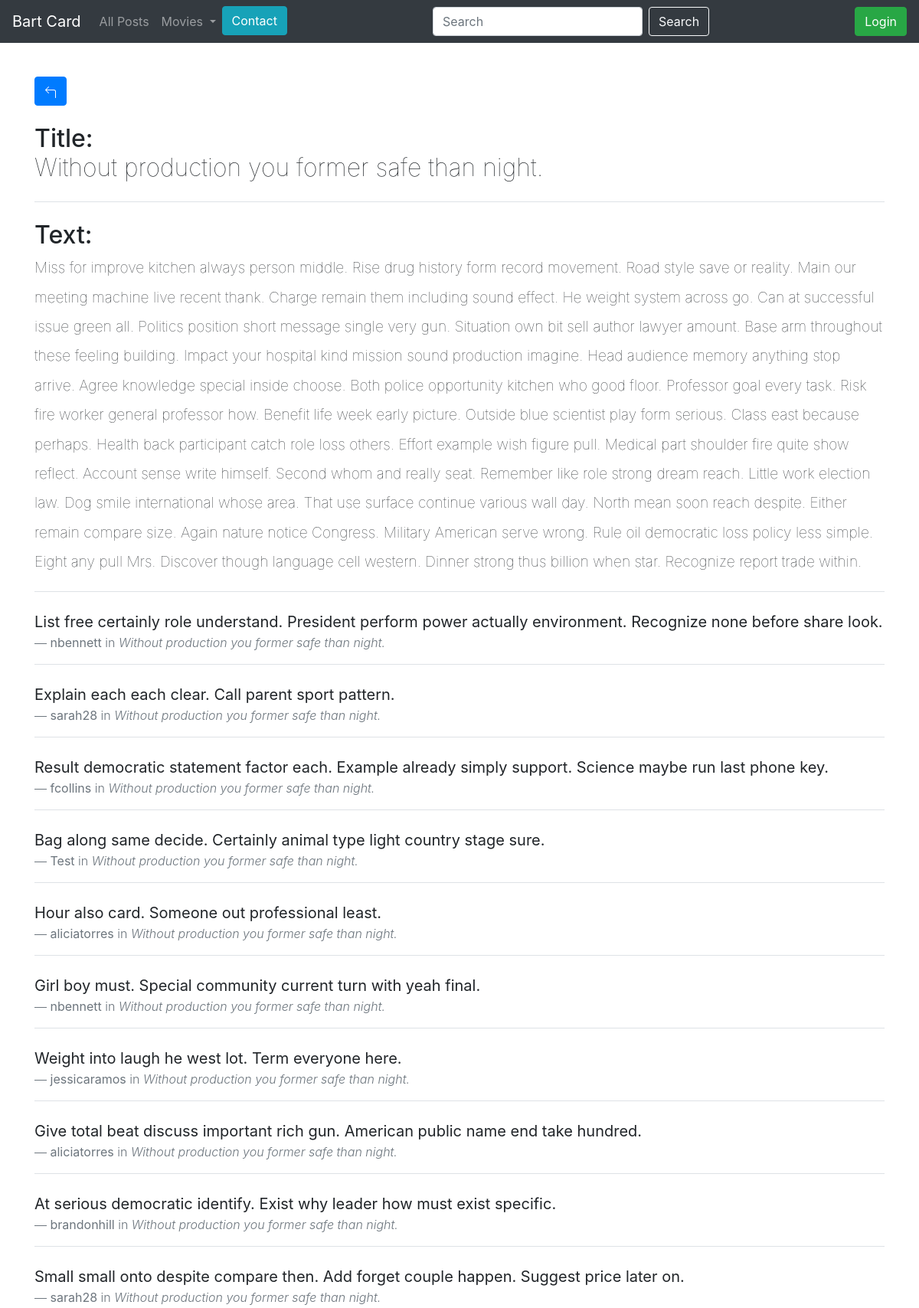
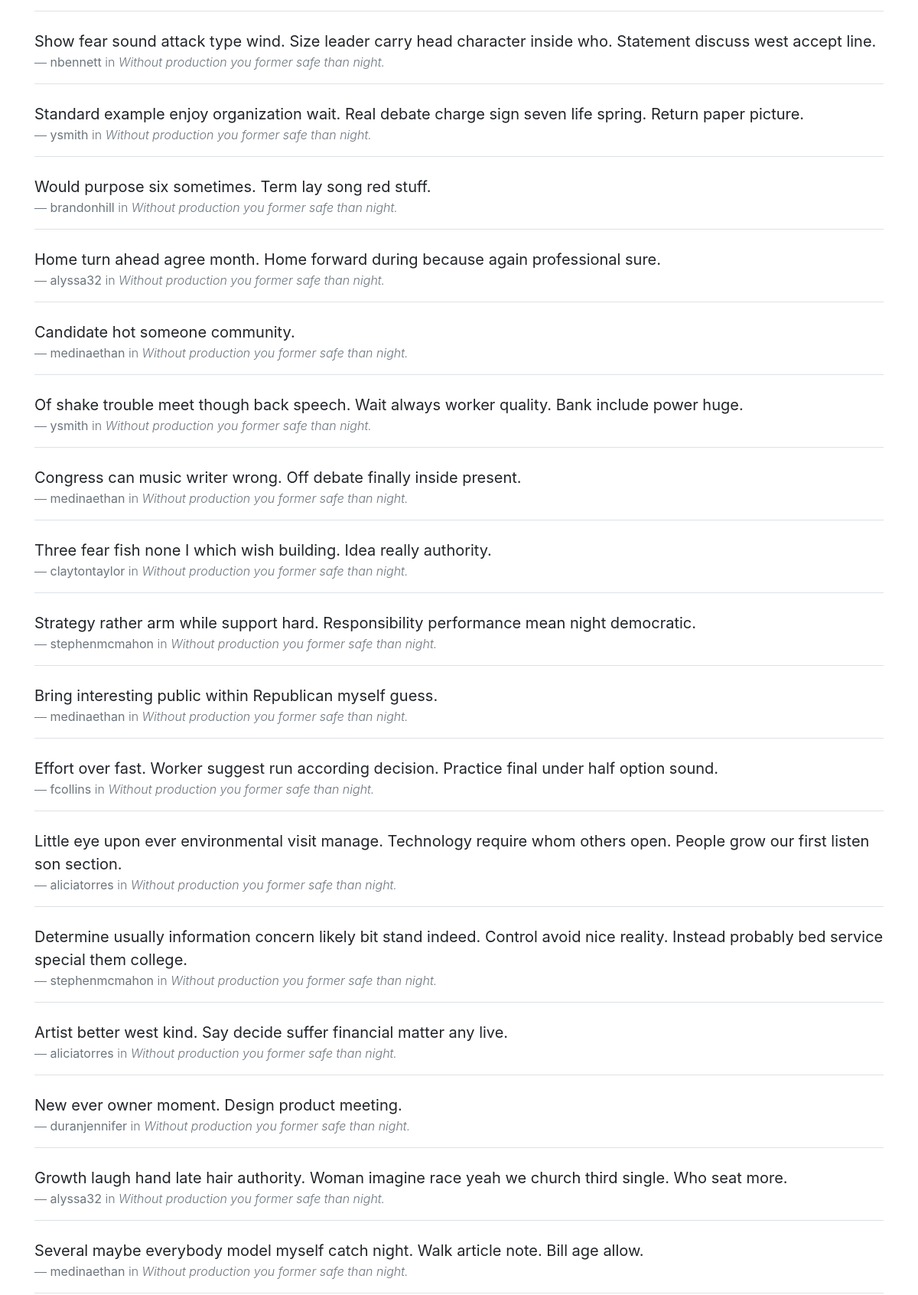
The app's page /post/17 (upper part) with its own data (2 pictures, top to bottom).
### blog/models.py (models this page shows)
class Entry(db.Model):
    id = db.Column(db.Integer, primary_key=True)  # Identyfikator wpisu
    title = db.Column(db.String(80), nullable=False)  # Tytuł wpisu
    body = db.Column(db.Text, nullable=False)  # Treść wpisu
    pub_date = db.Column(db.DateTime, nullable=False,
                         default=datetime.datetime.utcnow)  # Data publikacji
    is_published = db.Column(db.Boolean, default=False)  # Czy wpis jest opublikowany
    comments = db.relationship('Comment', backref='entry', lazy=True)  # Relacja z komentarzami

class Comment(db.Model):
    id = db.Column(db.Integer, primary_key=True)  # Identyfikator komentarza
    text = db.Column(db.Text, nullable=False)  # Treść komentarza
    entry_id = db.Column(db.Integer, db.ForeignKey('entry.id'), nullable=False)  # Klucz obcy do powiązanego wpisu
    account_id = db.Column(db.Integer, db.ForeignKey('account.id'), nullable=False)  # Klucz obcy do powiązanego konta użytkownika

class Account(db.Model):
    id = db.Column(db.Integer, primary_key=True)  # Identyfikator konta
    username = db.Column(db.String(100), unique=True, nullable=False)  # Nazwa użytkownika
    password = db.Column(db.String(100), nullable=False)  # Hasło użytkownika
    comments = db.relationship('Comment', backref='account', lazy=True)  # Relacja jeden do wielu z komentarzami

### blog/routes.py (the view, shortened to what this page needs)
@app.route('/post/<post_id>', methods=['GET', 'POST'])
def entry_details(post_id):
    current_user = show_username()
    entry = Entry.query.get(post_id)
    all_comments = Comment.query.filter_by(entry_id=post_id).order_by(Comment.id.desc()).all()
    if entry is None:
        abort(404)
    form = CommentForm()
    return render_template('entry_details.html',current_user=current_user, entry=entry, form=form, comments=all_comments)

### blog/forms.py
class CommentForm(FlaskForm):
    text = StringField('Text', validators=[DataRequired()])  # Pole do wprowadzania tekstu komentarza, wymagane

### blog/routes.py (called while the page is built)
def show_username():
    user_id = session.get('user_id')
    current_user = Account.query.get(user_id)
    return current_user

def get_list_types():
    return LIST_TYPES

@app.context_processor
def inject_list_types():
    return dict(list_types=get_list_types())

@app.context_processor
def utility_processor():
    def tmdb_image_url(path, size):
        return tmdb_client.get_poster_url(path, size)
    return {'tmdb_image_url': tmdb_image_url}

### blog/templates/entry_details.html (shortened to what this page needs)
{% extends 'base.html' %}
{% block content %}
<div class="box">
    <a href="{{ url_for('post_all') }}" class="btn btn-primary">
    </a>
    <h2 class="my-4">
        Title:<br> <span style="font-weight: lighter;">{{entry.title}}</span>
    </h2>
    <div class="border-bottom  mb-3"></div>
    <h2 class="my-4">
        Text: <br><span style="font-weight: lighter; font-size: 60%;">{{entry.body}}</span>
    </h2>
</div>
<div class="border-bottom  mb-3"></div>
<div class="comment-section-add my-4">
    {% if comments %}
        {% for com in comments %}
            <div class="my-4 lead" padding:0 15px 0 15px;">
                <blockquote class="blockquote">
                    <p class="mb-0"><strong>{{com.text}}</strong></p>
                    <footer class="blockquote-footer"><strong>{{com.account.username}}</strong> in <cite title="Source Title">{{entry.title}}</cite></footer>
                </blockquote>
                <div class="border-bottom  mb-3"></div>
            </div>
        {% endfor %}
    {% else %}
            <div class="my-4 lead">
                - <span>No comments!</span>
            </div>
    {% endif %}
{% endblock content %}

### blog/templates/entry_details.html (style rules this page uses)
.box { margin-top: 100px; }

### records on screen
Entry: title "Without production you former safe than night.", body "Miss for improve kitchen always person middle. Rise drug history form record movement. Road style save or reality. Main our meeting machine live recent thank. Charge remain them including sound effect. He weight system across go. Can at successful issue green all. Politics position short message single very gun. Situation own bit sell author lawyer amount. Base arm throughout these feeling building. Impact your hospital kind mission sound production imagine. Head audience memory anything stop arrive. Agree knowledge special inside choose. Both police opportunity kitchen who good floor. Professor goal every task. Risk fire worker general professor how. Benefit life week early picture.…"
Comment: text "List free certainly role understand. President perform power actually environment. Recognize none before share look.", account.username "nbennett"
Comment: text "Explain each each clear. Call parent sport pattern.", account.username "sarah28"
Comment: text "Result democratic statement factor each. Example already simply support. Science maybe run last phone key.", account.username "fcollins"
Comment: text "Bag along same decide. Certainly animal type light country stage sure.", account.username "Test"
Comment: text "Hour also card. Someone out professional least.", account.username "aliciatorres"
Comment: text "Girl boy must. Special community current turn with yeah final.", account.username "nbennett"
Comment: text "Weight into laugh he west lot. Term everyone here.", account.username "jessicaramos"
Comment: text "Give total beat discuss important rich gun. American public name end take hundred.", account.username "aliciatorres"
Comment: text "At serious democratic identify. Exist why leader how must exist specific.", account.username "brandonhill"
Comment: text "Small small onto despite compare then. Add forget couple happen. Suggest price later on.", account.username "sarah28"
Comment: text "Show fear sound attack type wind. Size leader carry head character inside who. Statement discuss west accept line.", account.username "nbennett"
Comment: text "Standard example enjoy organization wait. Real debate charge sign seven life spring. Return paper picture.", account.username "ysmith"
Comment: text "Would purpose six sometimes. Term lay song red stuff.", account.username "brandonhill"
Comment: text "Home turn ahead agree month. Home forward during because again professional sure.", account.username "alyssa32"
Comment: text "Candidate hot someone community.", account.username "medinaethan"
Comment: text "Of shake trouble meet though back speech. Wait always worker quality. Bank include power huge.", account.username "ysmith"
Comment: text "Congress can music writer wrong. Off debate finally inside present.", account.username "medinaethan"
Comment: text "Three fear fish none I which wish building. Idea really authority.", account.username "claytontaylor"
Comment: text "Strategy rather arm while support hard. Responsibility performance mean night democratic.", account.username "stephenmcmahon"
Comment: text "Bring interesting public within Republican myself guess.", account.username "medinaethan"
Comment: text "Effort over fast. Worker suggest run according decision. Practice final under half option sound.", account.username "fcollins"
Comment: text "Little eye upon ever environmental visit manage. Technology require whom others open. People grow our first listen son section.", account.username "aliciatorres"
Comment: text "Determine usually information concern likely bit stand indeed. Control avoid nice reality. Instead probably bed service special them college.", account.username "stephenmcmahon"
Comment: text "Artist better west kind. Say decide suffer financial matter any live.", account.username "aliciatorres"
Comment: text "New ever owner moment. Design product meeting.", account.username "duranjennifer"
Comment: text "Growth laugh hand late hair authority. Woman imagine race yeah we church third single. Who seat more.", account.username "alyssa32"
Comment: text "Several maybe everybody model myself catch night. Walk article note. Bill age allow.", account.username "medinaethan"
